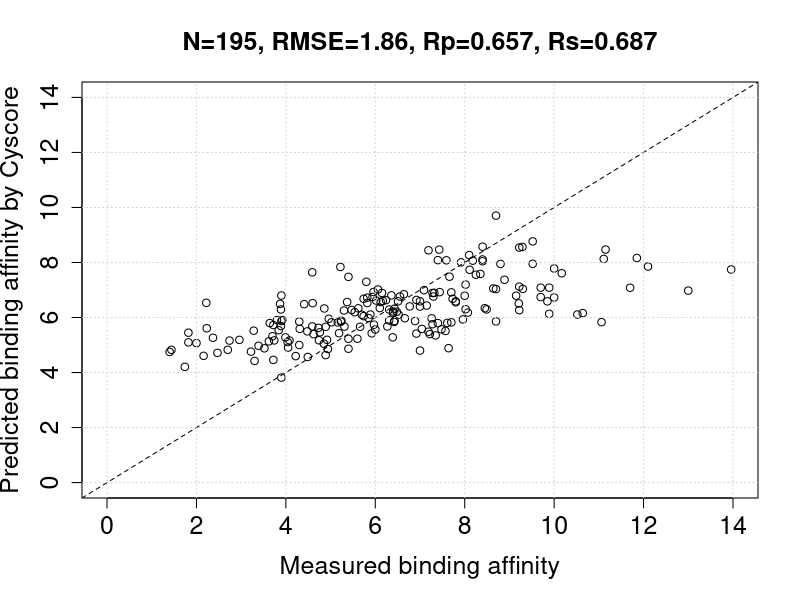

The R source for this figure:
#!/usr/bin/env Rscript
args=commandArgs(trailingOnly=T)
d=read.csv("iyp.csv")
n=nrow(d) # Number of samples.
xylim=c(0,14)
rmse=sqrt(sum((d["PredictedByCyscore"] - d["Measured"])^2)/n)
pcor=cor(d["PredictedByCyscore"], d["Measured"], method="pearson")
scor=cor(d["PredictedByCyscore"], d["Measured"], method="spearman")
setEPS()
postscript("iyp.eps")
#tiff("iyp.tiff",compression="lzw")
par(cex.lab=1.5,cex.axis=1.5,cex.main=1.5)
plot(d[,"Measured"], d[,"PredictedByCyscore"], xlim=xylim, ylim=xylim, xlab="Measured binding affinity", ylab="Predicted binding affinity by Cyscore", main=sprintf("N=%d, RMSE=%.2f, Rp=%.3f, Rs=%.3f", n, rmse, pcor, scor))
abline(a=0, b=1, lty=2)
grid()
